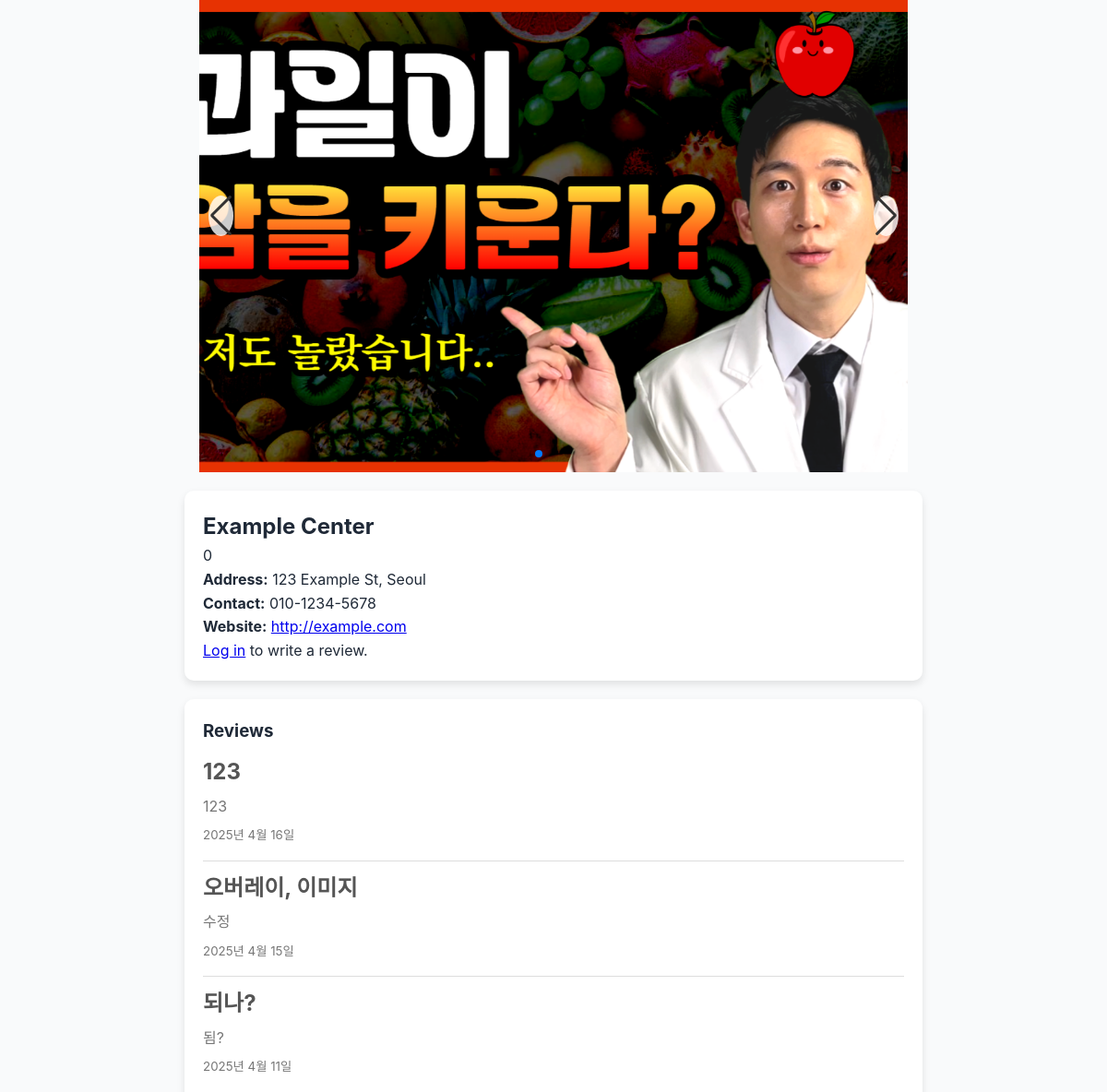
The app's page /1/ (upper part), older data.
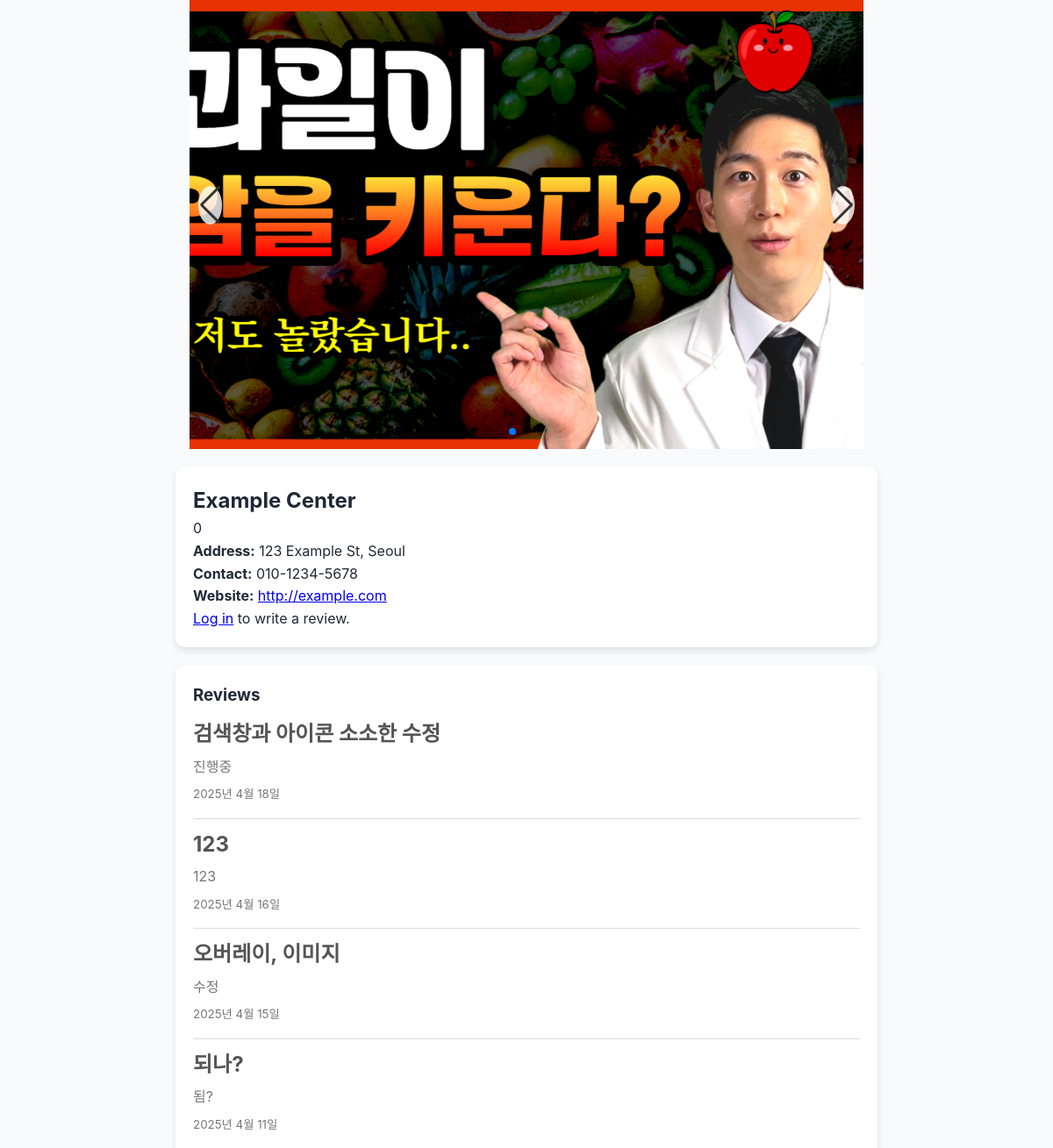
The same page, newer data.
### centers/models.py (models this page shows, shortened)
class CenterImage(models.Model):
    center = models.ForeignKey(Center, related_name='images', on_delete=models.CASCADE)
    image = models.ImageField(upload_to='center_images/')

class Review(models.Model):
    center = models.ForeignKey(Center, on_delete=models.CASCADE)
    user = models.ForeignKey(User, on_delete=models.CASCADE)
    title = models.CharField(max_length=100)
    summary = models.TextField()
    date = models.DateField()
    url = models.CharField(max_length=200, null=True, blank=True)
    @property
    def has_url(self):
        return bool(self.url)

### centers/views.py (the view)
# urls.py: path('<int:center_id>/', views.center_detail, name='center_detail'),
def center_detail(request, center_id):
    center = Center.objects.get(pk=center_id)
    reviews = Review.objects.filter(center=center).order_by('-date')
    if request.method == 'POST':
        if not request.user.is_authenticated:
            return redirect('login')  # Redirect to login if user is not authenticated
        form = ReviewForm(request.POST)
        if form.is_valid():
            review = form.save(commit=False)
            review.user = request.user
            review.center = center
            review.date = timezone.now()
            review.save()
            return redirect('center_detail', center_id=center_id)
    else:
        form = ReviewForm()
    center_images = center.images.all()
    return render(request, 'centers/center_detail.html', {
        'center': center,
        'reviews': reviews,
        'form': form,
        'center_images': center_images,  # Pass the images to the template
    })

### centers/templates/centers/center_detail.html (shortened to what this page needs)
<!DOCTYPE html>
<html lang="en">
<head>
    {% load static %}
    <link rel="stylesheet" href="{% static 'centers/styles.css' %}">
    <link rel="stylesheet" href="https://cdn.jsdelivr.net/npm/swiper@11/swiper-bundle.min.css" />
</head>
<body>
<div class="swiper-container max-w-screen-md mx-auto">
    <div class="swiper-wrapper">
        {% for image in center.images.all %}
        <div class="swiper-slide">
            <div class="image-container">
                <img src="{{ image.image.url }}" alt="Facility image for {{ center.name }}">
            </div>
        </div>
        {% endfor %}
    </div>
    <div class="swiper-button-next"></div>
    <div class="swiper-button-prev"></div>
    <div class="swiper-pagination"></div>
</div>
<div id="center-info">
    <h2>{{ center.name }}</h2>
    <p>{{ center.description }}</p>
    <p><strong>Address:</strong> {{ center.address }}</p>
    <p><strong>Contact:</strong> {{ center.contact }}</p>
    <p><strong>Website:</strong> <a href="{{ center.url }}" target="_blank">{{ center.url }}</a></p>
    {% if user.is_authenticated %}
        <button id="write-review-btn">Write a Review</button>
    {% else %}
        <p><a href="{% url 'login' %}">Log in</a> to write a review.</p>
    {% endif %}
</div>
<div id="reviews">
    <h3>Reviews</h3>
    {% for review in reviews %}
    <div class="review">
        <h3>{{ review.title }}</h3>
        <p>{{ review.summary }}</p>
        <p><small>{{ review.date }}</small></p>
    </div>
    {% endfor %}
</div>
</body>
</html>

Row changes from the older to the newer data that the page shows:
added Review: title "검색창과 아이콘 소소한 수정", summary "진행중", date "2025년 4월 18일"
